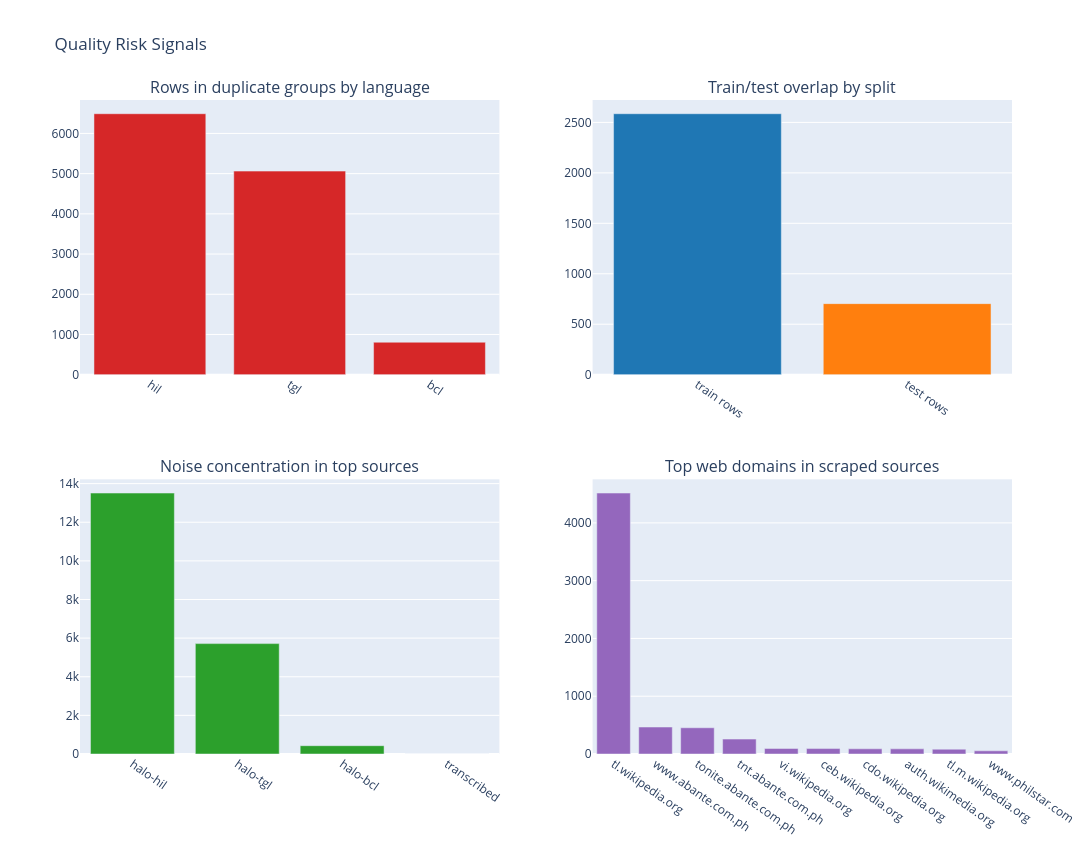

Notebook code cell kept with this figure:
### Code cell
quality_fig = make_subplots(
    rows=2,
    cols=2,
    subplot_titles=(
        "Rows in duplicate groups by language",
        "Train/test overlap by split",
        "Noise concentration in top sources",
        "Top web domains in scraped sources",
    ),
    specs=[[{"type": "bar"}, {"type": "bar"}], [{"type": "bar"}, {"type": "bar"}]],
    vertical_spacing=0.16,
)

duplicate_rows_by_language = Counter()
for row in train_rows:
    if duplicate_hash_counts[row["content_hash"]] > 1:
        duplicate_rows_by_language[row["language"]] += 1

quality_fig.add_trace(
    go.Bar(
        x=list(duplicate_rows_by_language.keys()),
        y=list(duplicate_rows_by_language.values()),
        marker_color="#d62728",
        name="Duplicate-group rows",
    ),
    row=1,
    col=1,
)
quality_fig.add_trace(
    go.Bar(
        x=["train rows", "test rows"],
        y=[analysis["train_overlap_rows"], analysis["test_overlap_rows"]],
        marker_color=["#1f77b4", "#ff7f0e"],
        name="Overlap rows",
    ),
    row=1,
    col=2,
)

top_noise_sources = sorted(
    analysis["pattern_counts_by_source"].items(),
    key=lambda item: sum(item[1].values()),
    reverse=True,
)[:6]
quality_fig.add_trace(
    go.Bar(
        x=[source for source, _ in top_noise_sources],
        y=[sum(counter.values()) for _, counter in top_noise_sources],
        marker_color="#2ca02c",
        name="Noise hits",
    ),
    row=2,
    col=1,
)

domain_source = "halo-tgl" if analysis["domain_counts_by_source"].get("halo-tgl") else next(iter(analysis["domain_counts_by_source"]))
top_domains = analysis["domain_counts_by_source"][domain_source].most_common(10)
quality_fig.add_trace(
    go.Bar(
        x=[domain for domain, _ in top_domains],
        y=[count for _, count in top_domains],
        marker_color="#9467bd",
        name=f"Top domains: {domain_source}",
    ),
    row=2,
    col=2,
)

quality_fig.update_layout(title="Quality Risk Signals", height=850, width=1100, showlegend=False)
quality_fig.update_xaxes(tickangle=35)
quality_fig

### Figure 1 — Plotly figure (JSON) as saved in the notebook; plotly's stock layout.template omitted (floating-point values rounded to 4 significant figures)
{"data": [{"marker": {"color": "#d62728"}, "name": "Duplicate-group rows", "type": "bar", "x": ["hil", "tgl", "bcl"], "xaxis": "x", "y": [6490, 5063, 807], "yaxis": "y"}, {"marker": {"color": ["#1f77b4", "#ff7f0e"]}, "name": "Overlap rows", "type": "bar", "x": ["train rows", "test rows"], "xaxis": "x2", "y": [2586, 704], "yaxis": "y2"}, {"marker": {"color": "#2ca02c"}, "name": "Noise hits", "type": "bar", "x": ["halo-hil", "halo-tgl", "halo-bcl", "transcribed"], "xaxis": "x3", "y": [13511, 5715, 430, 3], "yaxis": "y3"}, {"marker": {"color": "#9467bd"}, "name": "Top domains: halo-tgl", "type": "bar", "x": ["tl.wikipedia.org", "www.abante.com.ph", "tonite.abante.com.ph", "tnt.abante.com.ph", "vi.wikipedia.org", "ceb.wikipedia.org", "cdo.wikipedia.org", "auth.wikimedia.org", "tl.m.wikipedia.org", "www.philstar.com"], "xaxis": "x4", "y": [4516, 467, 454, 258, 96, 94, 90, 89, 83, 55], "yaxis": "y4"}], "layout": {"annotations": [{"font": {"size": 16}, "showarrow": false, "text": "Rows in duplicate groups by language", "x": 0.225, "xanchor": "center", "xref": "paper", "y": 1, "yanchor": "bottom", "yref": "paper"}, {"font": {"size": 16}, "showarrow": false, "text": "Train/test overlap by split", "x": 0.775, "xanchor": "center", "xref": "paper", "y": 1, "yanchor": "bottom", "yref": "paper"}, {"font": {"size": 16}, "showarrow": false, "text": "Noise concentration in top sources", "x": 0.225, "xanchor": "center", "xref": "paper", "y": 0.42, "yanchor": "bottom", "yref": "paper"}, {"font": {"size": 16}, "showarrow": false, "text": "Top web domains in scraped sources", "x": 0.775, "xanchor": "center", "xref": "paper", "y": 0.42, "yanchor": "bottom", "yref": "paper"}], "height": 850, "showlegend": false, "title": {"text": "Quality Risk Signals"}, "width": 1100, "xaxis": {"anchor": "y", "domain": [0, 0.45], "tickangle": 35}, "xaxis2": {"anchor": "y2", "domain": [0.55, 1], "tickangle": 35}, "xaxis3": {"anchor": "y3", "domain": [0, 0.45], "tickangle": 35}, "xaxis4": {"anchor": "y4", "domain": [0.55, 1], "tickangle": 35}, "yaxis": {"anchor": "x", "domain": [0.58, 1]}, "yaxis2": {"anchor": "x2", "domain": [0.58, 1]}, "yaxis3": {"anchor": "x3", "domain": [0, 0.42]}, "yaxis4": {"anchor": "x4", "domain": [0, 0.42]}}}
